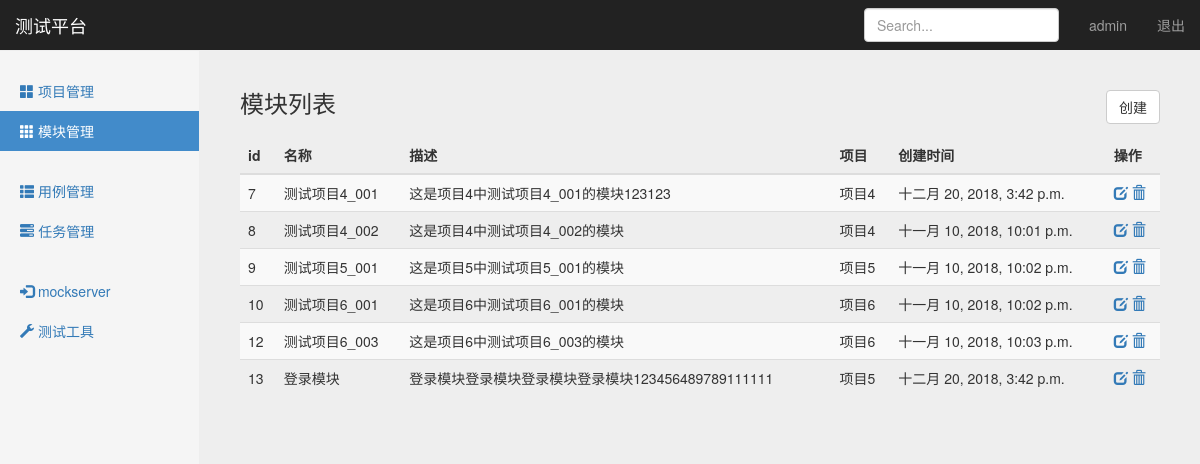
The page /manage/module_manage/ (signed in) on the database its author committed.
### project_app/models.py (models this page shows, shortened)
class Module(models.Model):
    project = models.ForeignKey(Project,on_delete=models.CASCADE)
    name = models.CharField("名称", max_length=100, blank=False, default="")
    describe = models.TextField("描述", default="")
    create_time = models.DateTimeField("创建时间", auto_now=True)

class Project(models.Model):
    name = models.CharField("名称",max_length=100,blank=False,default="")  #https://www.cnblogs.com/ccorz/p/Django-models-zhong-guan-yublank-yunull-de-bu-chon.html
    describe = models.TextField("描述",default="")
    status = models.BooleanField("状态",default=True)
    create_time = models.DateTimeField("创建时间",auto_now=True)
    def __str__(self):
        return self.name

### project_app/views/module_views.py (the view)
# urls.py: path('module_manage/',module_views.module_manage),
@login_required
def module_manage(request):
    username = request.session.get('user','')   #读取浏览器session
    module_all = Module.objects.all()
    return render(request, "module_manage.html",{"user":username,"modules":module_all,"type":"list"})

### templates/module_manage.html (shortened to what this page needs)
{% extends "base.html" %}
{% block content %}
    <nav class="navbar navbar-inverse navbar-fixed-top">
      <div class="container-fluid">
        <div class="navbar-header">
          <a class="navbar-brand" href="#">测试平台</a>
        </div>
        <div id="navbar" class="navbar-collapse collapse">
          <ul class="nav navbar-nav navbar-right">
            <li><a href="#">{{ user }}</a></li>
            <li><a href="/logout">退出</a></li>
          </ul>
          <form class="navbar-form navbar-right">
            <input type="text" class="form-control" placeholder="Search...">
          </form>
        </div>
      </div>
    </nav>
    <div class="container-fluid">
      <div class="row">
        <div class="col-sm-3 col-md-2 sidebar">
          <ul class="nav nav-sidebar">
            <li><a href="/manage/project_manage/">
                <span class="glyphicon glyphicon-th-large"></span> 项目管理</a>
            </li>
            <li class="active"><a href="#">
                <span class="glyphicon glyphicon-th"></span> 模块管理</a>
            </li>
          </ul>
          <ul class="nav nav-sidebar">
            <li><a href="/interface/case_manage/">
                <span class="glyphicon glyphicon-th-list"></span> 用例管理</a>
            </li>
            <li><a href="/interface/task_manage/">
                <span class="glyphicon glyphicon-tasks"></span> 任务管理</a>
            </li>
          </ul>
          <ul class="nav nav-sidebar">
            <li><a href="#">
                <span class="glyphicon glyphicon-log-in"></span> mockserver</a>
            </li>
            <li><a href="#">
                <span class="glyphicon glyphicon-wrench"></span> 测试工具</a>
            </li>
          </ul>
        </div>
        {% if type == 'list' %}
        <div class="col-sm-9 col-sm-offset-3 col-md-10 col-md-offset-2 main">
          <h3 class="sub-header">模块列表
            <button type="button" class="btn btn-default"
                    style="float: right;"
                    onclick="window.location.href='/manage/add_module/'">创建</button>
          </h3>
          <div class="table-responsive">
            <table class="table table-striped">
              <thead>
                <tr>
                  <th>id</th>
                  <th>名称</th>
                  <th>描述</th>
                  <th>项目</th>
                  <th>创建时间</th>
                  <th>操作</th>
                </tr>
              </thead>
              <tbody>
                {% for module in modules %}
                <tr>
                  <td>{{ module.id }}</td>
                  <td>{{ module.name }}</td>
                  <td>{{ module.describe }}</td>
                  <td>{{ module.project }}</td>
                  <td>{{ module.create_time }}</td>
                  <td>
                      <a href="/manage/edit_module/{{ module.id }}/">
                          <span class="glyphicon glyphicon-edit"></span>
                      </a>
                      <a href="/manage/delete_module/{{ module.id }}/">
                          <span class="glyphicon glyphicon-trash"></span>
                      </a>
                  </td>
                </tr>
                {% endfor %}
              </tbody>
            </table>
          </div>
        </div>
        {% endif %}
      </div>
    </div>
{% endblock %}

### static/css/signin.css (style rules this page uses)
body { padding-top: 40px; padding-bottom: 40px; background-color: #eee; }

### static/css/dashboard.css (style rules this page uses)
body { padding-top: 50px; }
.sub-header { padding-bottom: 10px; border-bottom: 1px solid #eee; }
.navbar-fixed-top { border: 0; }
.sidebar { display: none; }
@media (min-width: 768px) { .sidebar { position: fixed; top: 51px; bottom: 0; left: 0; z-index: 1000; display: block; padding: 20px; overflow-x: hidden; overflow-y: auto; background-color: #f5f5f5; border-right: 1px solid #eee; } }
.nav-sidebar { margin-right: -21px; margin-bottom: 20px; margin-left: -20px; }
.nav-sidebar > li > a { padding-right: 20px; padding-left: 20px; }
.nav-sidebar > .active > a, .nav-sidebar > .active > a:hover, .nav-sidebar > .active > a:focus { color: #fff; background-color: #428bca; }
.main { padding: 20px; }
@media (min-width: 768px) { .main { padding-right: 40px; padding-left: 40px; } }

### rows shown on the page
Module: id "7", name "测试项目4_001", describe "这是项目4中测试项目4_001的模块123123", project "项目4", create_time "十二月 20, 2018, 3:42 p.m."
Module: id "8", name "测试项目4_002", describe "这是项目4中测试项目4_002的模块", project "项目4", create_time "十一月 10, 2018, 10:01 p.m."
Module: id "9", name "测试项目5_001", describe "这是项目5中测试项目5_001的模块", project "项目5", create_time "十一月 10, 2018, 10:02 p.m."
Module: id "10", name "测试项目6_001", describe "这是项目6中测试项目6_001的模块", project "项目6", create_time "十一月 10, 2018, 10:02 p.m."
Module: id "12", name "测试项目6_003", describe "这是项目6中测试项目6_003的模块", project "项目6", create_time "十一月 10, 2018, 10:03 p.m."
Module: id "13", name "登录模块", describe "登录模块登录模块登录模块登录模块123456489789111111", project "项目5", create_time "十二月 20, 2018, 3:42 p.m."

### other values the page prints
{{ user }} "admin"
